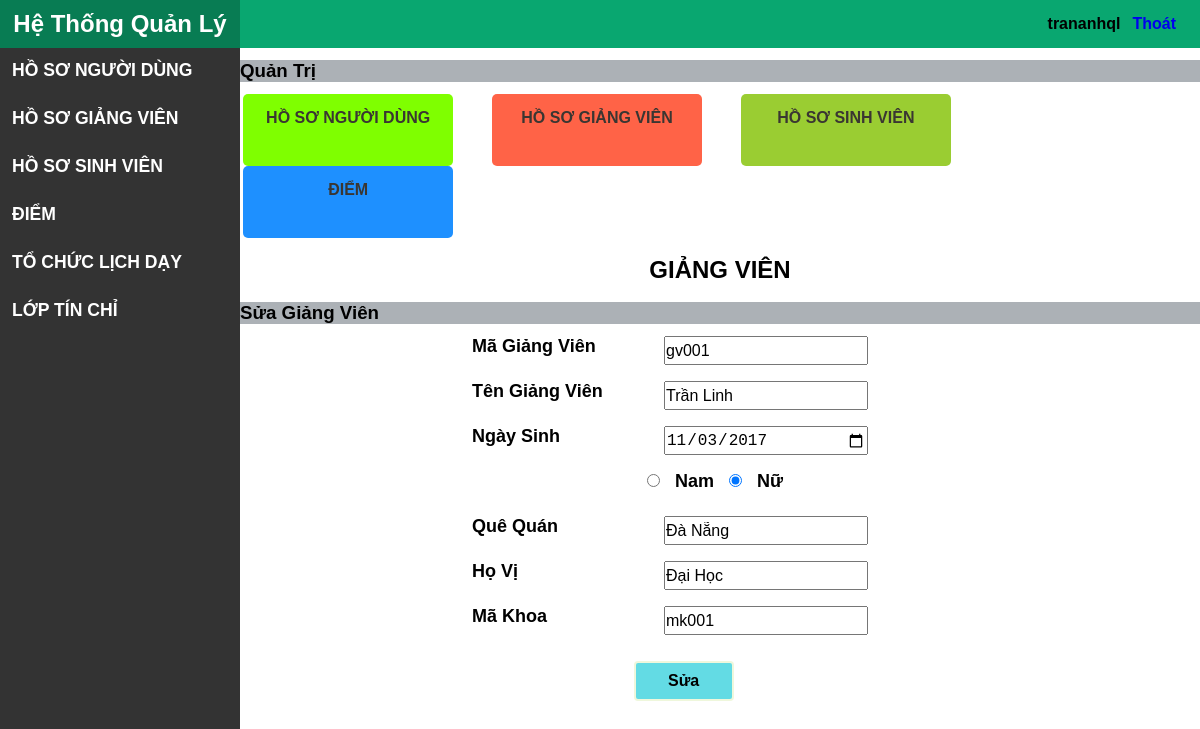
Screenshot of /GiangVien/SuaGiangVien/gv001 (signed in) with the database file from the repository.
### tables this page shows
CREATE TABLE `giangvien` (
  `magv` varchar(20) NOT NULL,
  `tengv` varchar(100) DEFAULT NULL,
  `gioitinh` bit(1) DEFAULT NULL,
  `ngaysinh` date DEFAULT NULL,
  `quequan` varchar(100) DEFAULT NULL,
  `hocvi` varchar(100) DEFAULT NULL,
  `makhoa` varchar(20) DEFAULT NULL
);

### mvc/core/Controller.php (called while the page is built, shortened)
<?php
class Controller
{
    public function view($view, $data = [])
    {
        require_once "./mvc/views/" . $view . ".php";
    }
}

### mvc/controllers/GiangVien.php (called while the page is built, shortened)
<?php
class GiangVien extends Controller
{
    public function SuaGiangVien($magv)
    {
        $daoGiangVien = $this->model("DaoGiangVien");
        $res = "";
        $arrGiangVien = $daoGiangVien->layGiangVienTheoMaGV($magv);
        $this->view("LayoutQuanTri", ["page" => "GVSua", "css" => "GVSua", "arrGiangVien" => $arrGiangVien, "res" => $res]);
    }
}

### mvc/core/App.php (called while the page is built, shortened)
<?php
class App
{
   protected $action = "SayHi";
   protected $params = [];
   function __construct()
   {
      $arr = $this->UrlProcess();
      $this->controller=new $this->controller;
      unset($arr[0]);
      if (isset($arr[1])) {
         if (method_exists($this->controller, $arr[1])) {
            $this->action = $arr[1];
         }
      }
      unset($arr[1]);
      if (isset($arr)) {
         $this->params = $arr;
      } else {
         $this->params = [];
      }
      call_user_func_array([$this->controller,$this->action],$this->params);
   }
   function UrlProcess()
   {
      if (isset($_GET['url'])) {
         return explode('/', filter_var(trim($_GET['url'], '/')));
      }
   }
}

### index.php (called while the page is built, shortened)
<?php
$myApp = new App();

### mvc/core/DB.php (called while the page is built, shortened)
<?php
class DB
{
    protected $serverName = "localhost";
    protected $userName = "root";
    protected $password = "";
    function __construct()
    {
        $this->conn=mysqli_connect($this->serverName,$this->userName,$this->password);
     }
}

### mvc/models/DaoGiangVien.php (called while the page is built, shortened)
<?php
class DaoGiangVien extends DB
{
    public function layGiangVienTheoMaGV($magv)
    {
        $array = [];
        $sql = "SELECT * FROM giangvien WHERE magv='".$magv."'";
        $result = mysqli_query($this->conn, $sql);
        while ($row = mysqli_fetch_assoc($result)) {
            $array[] = $row;
        }
        return $array;
    }
}

### mvc/views/pages/GVSua.php (the view, shortened to what this page needs)
<div class="content-main">
    <h2>GIẢNG VIÊN</h2>
    <h3>Sửa Giảng Viên</h3>
    <form id="formSV" method="POST" action="">
        <div class="row">
            <label for="magv" class="lb">Mã Giảng Viên</label>
            <input type="text" id="magv" name="magv" value="<?php echo $data["arrGiangVien"][0]["magv"] ?>" readonly />
        </div>
        <div class="row">
            <label for="tengv" class="lb">Tên Giảng Viên</label>
            <input type="text" id="tengv" name="tengv" value="<?php echo $data["arrGiangVien"][0]["tengv"] ?>" required />
        </div>
        <div class="row">
            <label for="ngaysinh" class="lb">Ngày Sinh</label>
            <input type="date" id="ngaysinh" name="ngaysinh" value="<?php echo $data["arrGiangVien"][0]["ngaysinh"] ?>" required />
        </div>
        <div class="row rowradio">
            <input type="radio" id="nam" name="gioitinh" value="1" <?php if ($data["arrGiangVien"][0]["gioitinh"] == 1) echo 'checked="checked"' ?> />
            <label for="nam">Nam</label>
            <input type="radio" id="nu" name="gioitinh" value="0" <?php if ($data["arrGiangVien"][0]["gioitinh"] == 0) echo 'checked="checked"' ?> />
            <label for="nu">Nữ</label>
        </div>
        <div class="row">
            <label for="quequan" class="lb">Quê Quán</label>
            <input type="text" id="quequan" name="quequan" value="<?php echo $data["arrGiangVien"][0]["quequan"] ?>" required />
        </div>
        <div class="row">
            <label for="hocvi" class="lb">Họ Vị</label>
            <input type="text" id="hocvi" name="hocvi" value="<?php echo $data["arrGiangVien"][0]["hocvi"] ?>" required />
        </div>
        <div class="row">
            <label for="makhoa" class="lb">Mã Khoa</label>
            <input type="text" id="makhoa" name="makhoa" value="<?php echo $data["arrGiangVien"][0]["makhoa"] ?>" required />
        </div>
        <div class="row">
            <input type="submit" name="sua" value="Sửa" />
        </div>
    </form>
</div>

### public/css/QuanTri.css (style rules this page uses)
* { margin: 0px; padding: 0px; }
body { font-size: 1em; font-family: Helvetica, sans-serif; background-color: white; }
.content .content-admin h3 { margin: 1vw 0vw; }

### public/css/GVSua.css (style rules this page uses)
.content-main h3 { background-color: rgb(172, 177, 182); }
.content-main h2 { margin: 1.5vw 0vw; text-align: center; }
.content-main #formSV { margin-bottom: 30px; width: 60%; margin: auto; }
.content-main #formSV .row { margin-bottom: 15px; height: 30px; }
.content-main #formSV .row input[type="text"] { float: right; margin-right: 140px; width: 200px; height: 25px; font-size: 16px; }
.content-main #formSV .row input[type="date"] { float: right; margin-right: 140px; width: 200px; height: 25px; font-size: 16px; }
.content-main #formSV .row .lb { float: left; margin-left: 40px; font-weight: bold; font-size: 18px; }
.content-main #formSV .row input[type="submit"] { margin-top: 10px; margin-left: 35%; width: 100px; height: 40px; font-weight: bold; border-radius: 4px; border: 2px solid rgb(239, 247, 220); background-color: rgb(99, 219, 228); font-size: 16px; }
.content-main #formSV .rowradio { text-align: center; font-weight: bold; font-size: 18px; }
.content-main #formSV .rowradio label { padding: 0px 10px; }

### rows the page displays
giangvien: magv "gv001", tengv "Trần Linh", ngaysinh "11/03/2017", gioitinh "☐ Nam", gioitinh "☑ Nữ", quequan "Đà Nẵng", hocvi "Đại Học", makhoa "mk001"

### other values shown
$_SESSION['user'] "trananhql"
